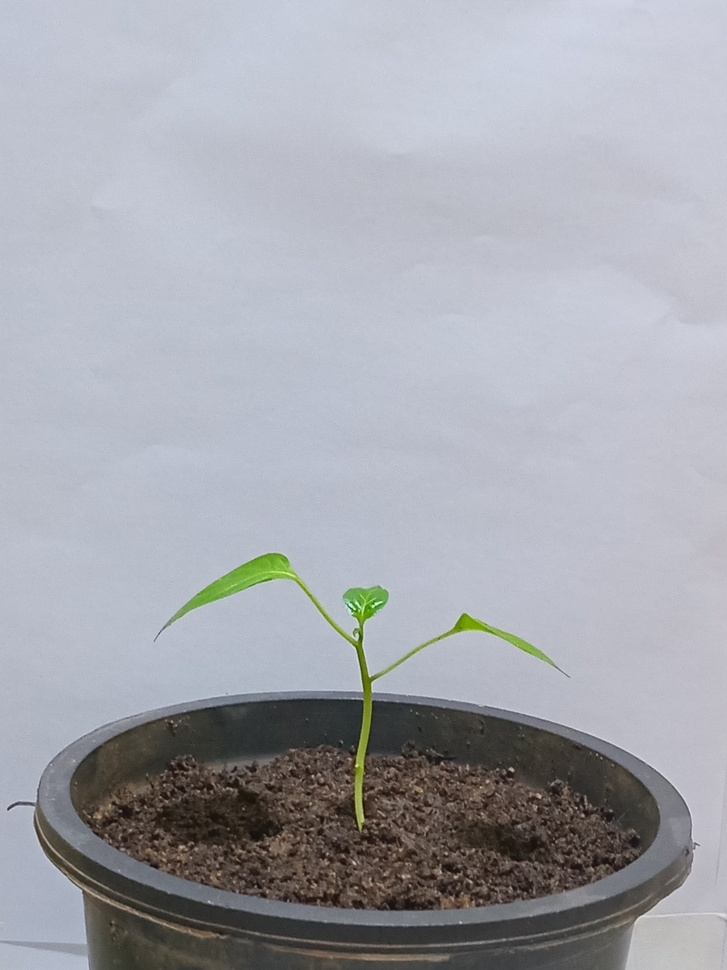
#> input picture image_segmentation/R.jpg, 727 x 970 px, shrunk from 3060 x 4080 before the run, found by its file name
$ jupyter execute segmantation.ipynb
#> lines starting #> are read from the running program, lines starting #| are printed output that depends on the picture; after the words box and inside, x2 and y2 are one past the last pixel; in counts of white or black regions, pixels touching at a corner belong together; pictures that were not available may be replaced by others from this repository, and a replacement may not be noted
[cell 1]
import cv2
import numpy as np

def segment_plant(image_path):
#> called with image_path = 'R.jpg'
    image = cv2.imread(image_path)  # Read the image
#> image is the input picture: shape (970, 727, 3); mean B, G, R 173.6, 166.4, 164.6
    if image is None:
        print("Error: Could not read the image. Check file path and format.")
        return None

    hsv = cv2.cvtColor(image, cv2.COLOR_BGR2HSV)  # Convert to HSV color space
#> hsv: shape (970, 727, 3); mean H, S, V 96.2, 26.7, 177.2

    # Define green color range for segmentation
    lower_green = np.array([25, 40, 40])
    upper_green = np.array([90, 255, 255])

    mask = cv2.inRange(hsv, lower_green, upper_green)  # Create mask for green regions
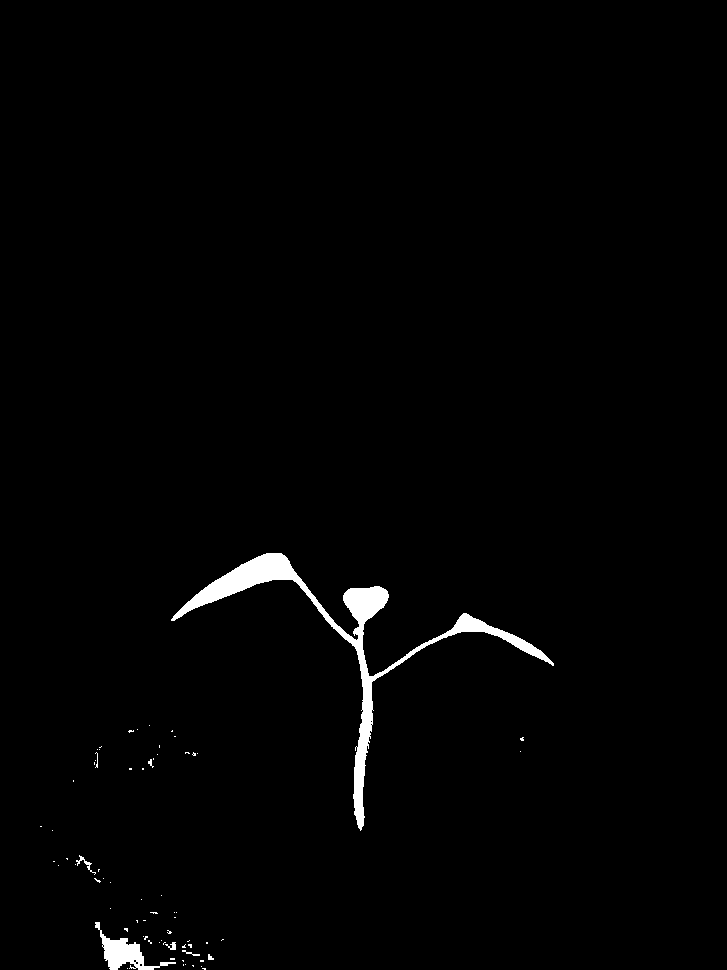
#> mask: shape (970, 727); 1.3% white; 70 white regions (62 under 20 px), largest, box (x1, y1, x2, y2) and area: (171, 553, 554, 831) 7593, (95, 922, 176, 970) 1149, (76, 855, 96, 875) 76
    result = cv2.bitwise_and(image, image, mask=mask)  # Apply mask to the image
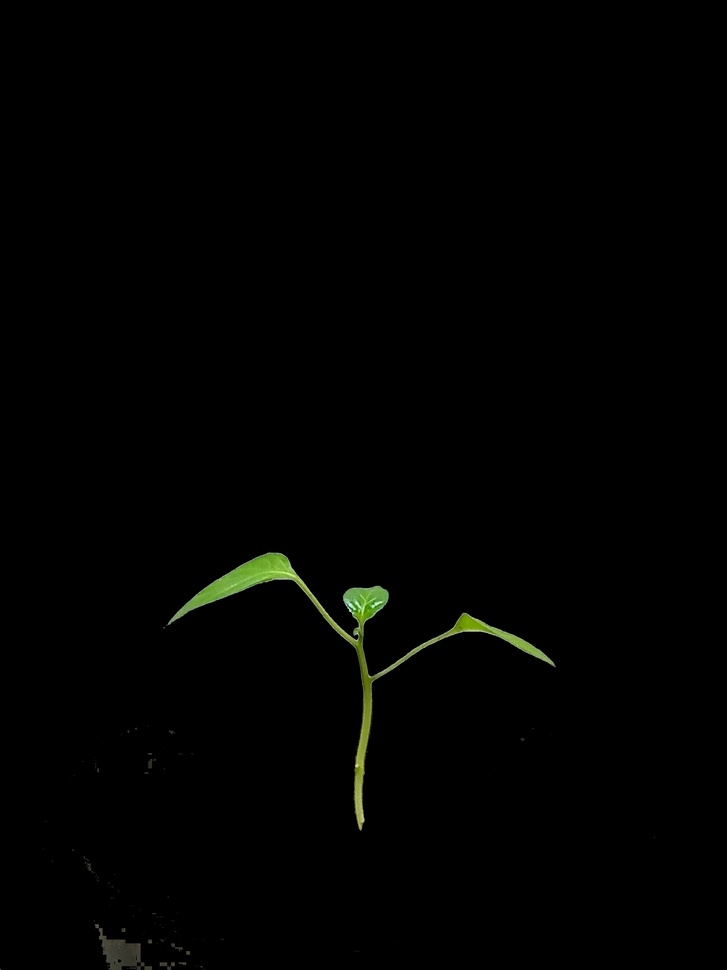
#> input picture image_segmentation/segmented_oip.jpg, 727 x 970 px, shrunk from 3060 x 4080 before the run, given in place of segmented_oip.jpeg, which was not available
#> further down, segmented_image is the input picture: shape (970, 727, 3); mean B, G, R 0.9, 1.8, 1.5

    return result

# Example Usage
segmented_image = segment_plant("R.jpg")  # Load your image
if segmented_image is not None:
    cv2.imwrite("segmented_oip.jpg", segmented_image)  # Save segmented image
    cv2.imshow("Segmented Image", segmented_image)  # Display the image
    cv2.waitKey(0)
    cv2.destroyAllWindows()

[cell 2]
import cv2
import numpy as np

def count_leaves(segmented_image):
    gray = cv2.cvtColor(segmented_image, cv2.COLOR_BGR2GRAY)  # Convert to grayscale
    blurred = cv2.GaussianBlur(gray, (5, 5), 0)  # Apply Gaussian blur
    edges = cv2.Canny(blurred, 50, 150)  # Detect edges using Canny edge detection
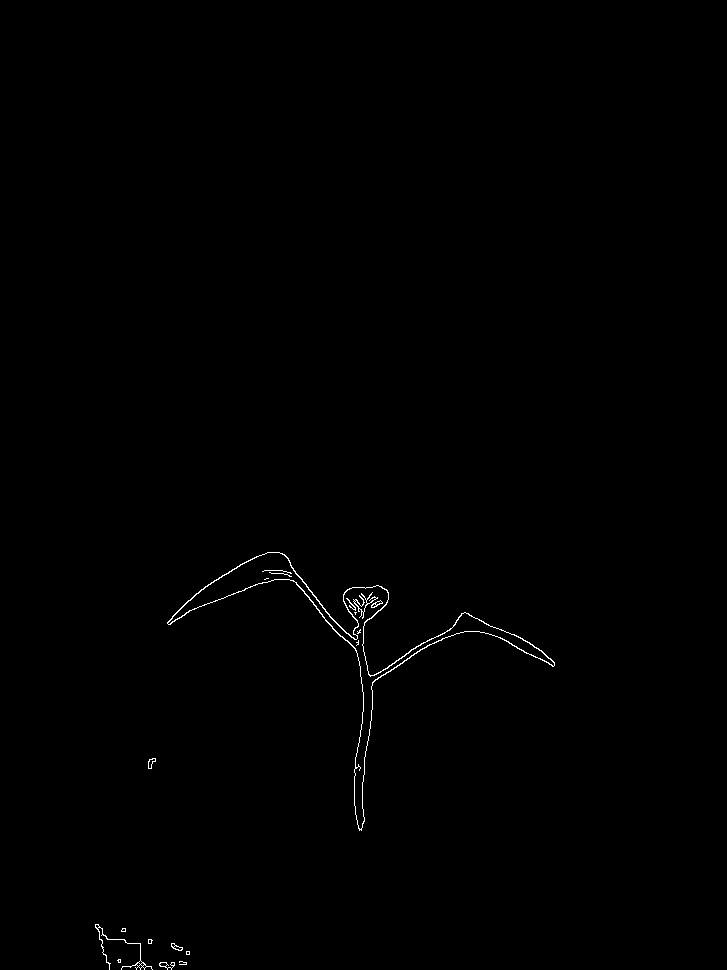
#> edges: shape (970, 727); 0.34% white in thin lines or dots, all inside (x1, y1, x2, y2) = (95, 552, 555, 970)

    contours, _ = cv2.findContours(edges, cv2.RETR_EXTERNAL, cv2.CHAIN_APPROX_SIMPLE)
#> contours = 10 contours, 5 with area under 20; largest, box (x1, y1, x2, y2) and area: (167, 552, 555, 831) 7708, (95, 924, 153, 970) 79, (171, 943, 183, 951) 40, (148, 758, 156, 769) 40, (159, 962, 175, 970) 40

    return len(contours)  # Return the number of detected leaf-like structures

# Example Usage
segmented_image = cv2.imread("segmented_oip.jpeg")  # Load the segmented image
if segmented_image is None:
    print("Error: Could not read segmented image.")
else:
    leaf_count = count_leaves(segmented_image)
#> leaf_count = 10
    print("Leaf Count:", leaf_count)
#| Leaf Count: 10
